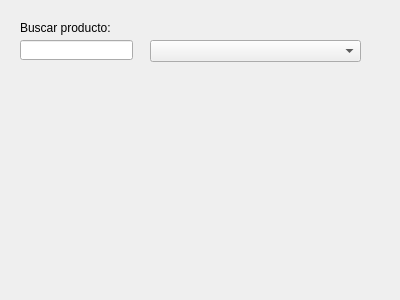
<?xml version="1.0" encoding="UTF-8"?>
<ui version="4.0">
 <class>frm_Almacen</class>
 <widget class="QWidget" name="frm_Almacen">
  <property name="geometry">
   <rect>
    <x>0</x>
    <y>0</y>
    <width>400</width>
    <height>300</height>
   </rect>
  </property>
  <property name="windowTitle">
   <string>Form</string>
  </property>
  <widget class="QLabel" name="label">
   <property name="geometry">
    <rect>
     <x>20</x>
     <y>20</y>
     <width>91</width>
     <height>16</height>
    </rect>
   </property>
   <property name="text">
    <string>Buscar producto:</string>
   </property>
  </widget>
  <widget class="QLineEdit" name="txt_buscar">
   <property name="geometry">
    <rect>
     <x>20</x>
     <y>40</y>
     <width>113</width>
     <height>20</height>
    </rect>
   </property>
  </widget>
  <widget class="QComboBox" name="cbx_busqueda">
   <property name="geometry">
    <rect>
     <x>150</x>
     <y>40</y>
     <width>211</width>
     <height>22</height>
    </rect>
   </property>
  </widget>
 </widget>
 <resources/>
 <connections/>
</ui>
